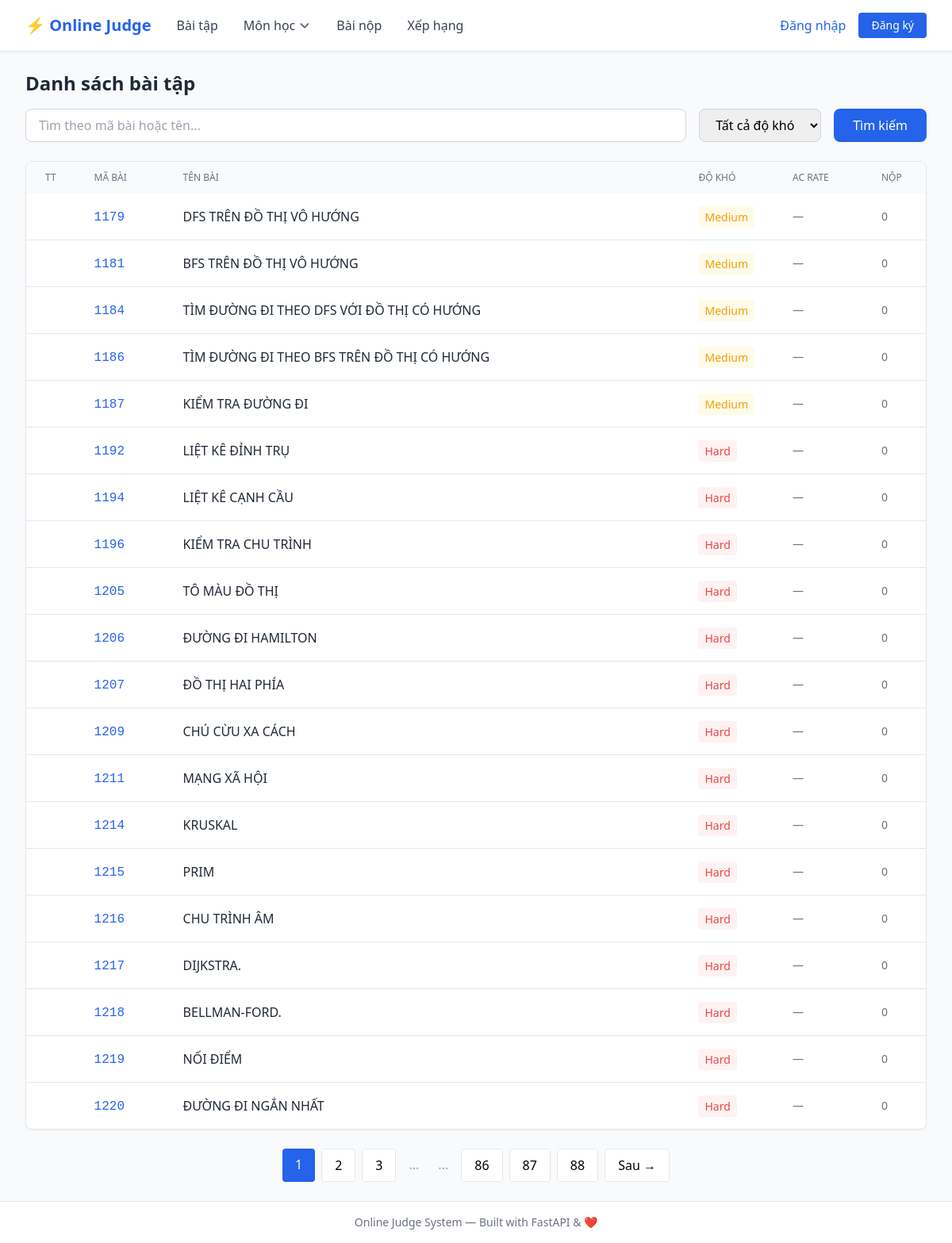
The page /problems on the database its author committed.
### models.py (models this page shows)
class Problem(Base):
    __tablename__ = "problems"
    id = Column(Integer, primary_key=True, index=True)
    code = Column(String(20), unique=True, index=True, nullable=False)  # e.g., CPP0101
    title = Column(String(200), nullable=False)
    category = Column(String(100), default="", index=True)  # Subject/category
    description = Column(Text, nullable=False)  # Markdown supported
    input_description = Column(Text, default="")
    output_description = Column(Text, default="")
    sample_input = Column(Text, default="")
    sample_output = Column(Text, default="")
    difficulty = Column(String(20), default=Difficulty.EASY)
    time_limit = Column(Float, default=1.0)  # seconds
    memory_limit = Column(Integer, default=256)  # MB
    created_at = Column(DateTime, default=datetime.utcnow)
    total_submissions = Column(Integer, default=0)
    accepted_count = Column(Integer, default=0)
    testcases = relationship("TestCase", back_populates="problem", cascade="all, delete-orphan")
    submissions = relationship("Submission", back_populates="problem")

### routers/problems.py (the view)
@router.get("/problems")
async def problem_list(
    request: Request,
    page: int = 1,
    search: str = "",
    difficulty: str = "",
    category: str = "",
    db: Session = Depends(get_db)
):
    user = get_current_user(request, db)
    query = db.query(Problem)
    if category:
        query = query.filter(Problem.category == category)
    if search:
        query = query.filter(
            (Problem.title.ilike(f"%{search}%")) |
            (Problem.code.ilike(f"%{search}%"))
        )
    if difficulty:
        query = query.filter(Problem.difficulty == difficulty)
    total = query.count()
    problems = query.order_by(Problem.code).offset(
        (page - 1) * PROBLEMS_PER_PAGE
    ).limit(PROBLEMS_PER_PAGE).all()
    total_pages = (total + PROBLEMS_PER_PAGE - 1) // PROBLEMS_PER_PAGE
    solved_ids = set()
    if user:
        solved = db.query(Submission.problem_id).filter(
            Submission.user_id == user.id,
            Submission.status == SubmissionStatus.ACCEPTED
        ).distinct().all()
        solved_ids = {s[0] for s in solved}
    category_info = CATEGORIES.get(category) if category else None
    return templates.TemplateResponse("problems.html", {
        "request": request,
        "user": user,
        "problems": problems,
        "page": page,
        "total_pages": total_pages,
        "search": search,
        "difficulty": difficulty,
        "category": category,
        "category_info": category_info,
        "solved_ids": solved_ids,
    })

### templates/problems.html (shortened to what this page needs)
{% extends "base.html" %}
{% block content %}
<div class="mb-6">
    {% if category_info %}
    <div class="flex items-center mb-4">
        <span class="text-4xl mr-4">{{ category_info.icon }}</span>
        <div>
            <h1 class="text-2xl font-bold text-gray-800">{{ category_info.name }}</h1>
            <p class="text-gray-500 text-sm">{{ category_info.description }}</p>
        </div>
    </div>
    {% else %}
    <h1 class="text-2xl font-bold text-gray-800 mb-4">Danh sách bài tập</h1>
    {% endif %}
    <form method="GET" action="{% if category %}/category/{{ category }}{% else %}/problems{% endif %}" class="flex gap-4 mb-4">
        <input type="text" name="search" value="{{ search }}" placeholder="Tìm theo mã bài hoặc tên..."
            class="flex-1 px-4 py-2 border border-gray-300 rounded-lg focus:ring-2 focus:ring-blue-500 outline-none">
        <select name="difficulty" class="px-4 py-2 border border-gray-300 rounded-lg focus:ring-2 focus:ring-blue-500 outline-none">
            <option value="">Tất cả độ khó</option>
        </select>
        <button type="submit" class="bg-blue-600 hover:bg-blue-700 text-white px-6 py-2 rounded-lg transition">
            Tìm kiếm
        </button>
    </form>
</div>
<div class="bg-white rounded-lg shadow-sm border overflow-hidden">
    <table class="min-w-full">
        <thead class="bg-gray-50">
            <tr>
                <th class="px-6 py-3 text-left text-xs font-medium text-gray-500 uppercase w-12">TT</th>
                <th class="px-6 py-3 text-left text-xs font-medium text-gray-500 uppercase w-28">Mã bài</th>
                <th class="px-6 py-3 text-left text-xs font-medium text-gray-500 uppercase">Tên bài</th>
                <th class="px-6 py-3 text-left text-xs font-medium text-gray-500 uppercase w-24">Độ khó</th>
                <th class="px-6 py-3 text-left text-xs font-medium text-gray-500 uppercase w-28">AC Rate</th>
                <th class="px-6 py-3 text-left text-xs font-medium text-gray-500 uppercase w-20">Nộp</th>
            </tr>
        </thead>
        <tbody class="divide-y divide-gray-200">
            {% for p in problems %}
            <tr class="hover:bg-gray-50 transition">
                <td class="px-6 py-4 text-gray-400">
                </td>
                <td class="px-6 py-4">
                    <a href="/problem/{{ p.code }}" class="text-blue-600 font-mono font-medium hover:underline">
                        {{ p.code }}
                    </a>
                </td>
                <td class="px-6 py-4">
                    <a href="/problem/{{ p.code }}" class="text-gray-800 hover:text-blue-600 font-medium">
                        {{ p.title }}
                    </a>
                </td>
                <td class="px-6 py-4">
                    <span class="diff-{{ p.difficulty|lower }} text-sm font-medium px-2 py-1 rounded
                        {% if p.difficulty == 'Easy' %}bg-green-50
                        {% elif p.difficulty == 'Medium' %}bg-yellow-50
                        {% else %}bg-red-50{% endif %}">
                        {{ p.difficulty }}
                    </span>
                </td>
                <td class="px-6 py-4 text-gray-500 text-sm">
                    {% if p.total_submissions > 0 %}
                        {{ "%.1f"|format(p.accepted_count / p.total_submissions * 100) }}%
                    {% else %}
                        —
                    {% endif %}
                </td>
                <td class="px-6 py-4 text-gray-500 text-sm">{{ p.total_submissions }}</td>
            </tr>
            {% endfor %}
        </tbody>
    </table>
</div>
{% if total_pages > 1 %}
{% set base_url = "/category/" + category if category else "/problems" %}
<div class="mt-6 flex justify-center space-x-2">
    {% for p in range(1, total_pages + 1) %}
        {% if p == page %}
        <span class="px-4 py-2 bg-blue-600 text-white rounded">{{ p }}</span>
        {% elif p <= 3 or p >= total_pages - 2 or (p >= page - 1 and p <= page + 1) %}
        <a href="{{ base_url }}?page={{ p }}&search={{ search }}&difficulty={{ difficulty }}"
            class="px-4 py-2 bg-white border rounded hover:bg-gray-50">{{ p }}</a>
        {% elif p == 4 or p == total_pages - 3 %}
        <span class="px-2 py-2 text-gray-400">...</span>
        {% endif %}
    {% endfor %}
    {% if page < total_pages %}
    <a href="{{ base_url }}?page={{ page + 1 }}&search={{ search }}&difficulty={{ difficulty }}"
        class="px-4 py-2 bg-white border rounded hover:bg-gray-50">Sau →</a>
    {% endif %}
</div>
{% endif %}
{% endblock %}

### templates/base.html (style rules this page uses)
.diff-medium { color: #f59e0b; }
.diff-hard { color: #ef4444; }

### rows shown on the page
Problem: code "1179", title "DFS TRÊN ĐỒ THỊ VÔ HƯỚNG", difficulty "Medium", total_submissions "0"
Problem: code "1181", title "BFS TRÊN ĐỒ THỊ VÔ HƯỚNG", difficulty "Medium", total_submissions "0"
Problem: code "1184", title "TÌM ĐƯỜNG ĐI THEO DFS VỚI ĐỒ THỊ CÓ HƯỚNG", difficulty "Medium", total_submissions "0"
Problem: code "1186", title "TÌM ĐƯỜNG ĐI THEO BFS TRÊN ĐỒ THỊ CÓ HƯỚNG", difficulty "Medium", total_submissions "0"
Problem: code "1187", title "KIỂM TRA ĐƯỜNG ĐI", difficulty "Medium", total_submissions "0"
Problem: code "1192", title "LIỆT KÊ ĐỈNH TRỤ", difficulty "Hard", total_submissions "0"
Problem: code "1194", title "LIỆT KÊ CẠNH CẦU", difficulty "Hard", total_submissions "0"
Problem: code "1196", title "KIỂM TRA CHU TRÌNH", difficulty "Hard", total_submissions "0"
Problem: code "1205", title "TÔ MÀU ĐỒ THỊ", difficulty "Hard", total_submissions "0"
Problem: code "1206", title "ĐƯỜNG ĐI HAMILTON", difficulty "Hard", total_submissions "0"
Problem: code "1207", title "ĐỒ THỊ HAI PHÍA", difficulty "Hard", total_submissions "0"
Problem: code "1209", title "CHÚ CỪU XA CÁCH", difficulty "Hard", total_submissions "0"
Problem: code "1211", title "MẠNG XÃ HỘI", difficulty "Hard", total_submissions "0"
Problem: code "1214", title "KRUSKAL", difficulty "Hard", total_submissions "0"
Problem: code "1215", title "PRIM", difficulty "Hard", total_submissions "0"
Problem: code "1216", title "CHU TRÌNH ÂM", difficulty "Hard", total_submissions "0"
Problem: code "1217", title "DIJKSTRA.", difficulty "Hard", total_submissions "0"
Problem: code "1218", title "BELLMAN-FORD.", difficulty "Hard", total_submissions "0"
Problem: code "1219", title "NỐI ĐIỂM", difficulty "Hard", total_submissions "0"
Problem: code "1220", title "ĐƯỜNG ĐI NGẮN NHẤT", difficulty "Hard", total_submissions "0"

### other values the page prints
{{ p }} "1"
{{ p }} "2" "3" "86" "87" "88"
